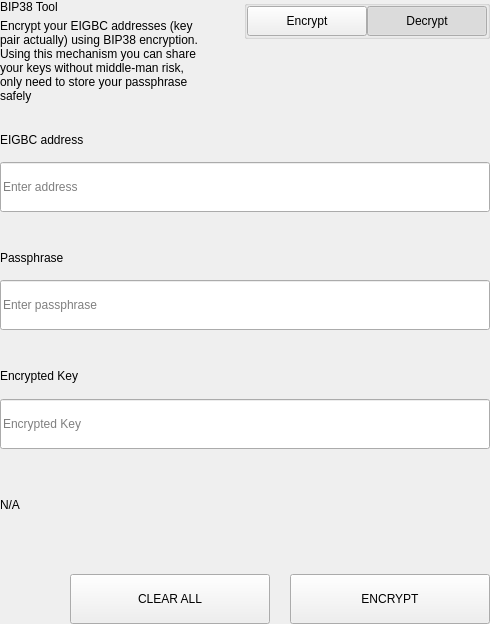
<?xml version="1.0" encoding="UTF-8"?>
<ui version="4.0">
 <class>SettingsBitToolWidget</class>
 <widget class="QWidget" name="SettingsBitToolWidget">
  <property name="geometry">
   <rect>
    <x>0</x>
    <y>0</y>
    <width>490</width>
    <height>624</height>
   </rect>
  </property>
  <property name="windowTitle">
   <string>Form</string>
  </property>
  <layout class="QVBoxLayout" name="verticalLayout">
   <property name="spacing">
    <number>0</number>
   </property>
   <property name="leftMargin">
    <number>0</number>
   </property>
   <property name="topMargin">
    <number>0</number>
   </property>
   <property name="rightMargin">
    <number>0</number>
   </property>
   <property name="bottomMargin">
    <number>0</number>
   </property>
   <item>
    <widget class="QWidget" name="left" native="true">
     <layout class="QVBoxLayout" name="verticalLayout_3">
      <property name="leftMargin">
       <number>0</number>
      </property>
      <property name="topMargin">
       <number>0</number>
      </property>
      <property name="rightMargin">
       <number>0</number>
      </property>
      <property name="bottomMargin">
       <number>0</number>
      </property>
      <item>
       <layout class="QVBoxLayout" name="verticalLayout_2">
        <property name="spacing">
         <number>0</number>
        </property>
        <item>
         <layout class="QHBoxLayout" name="horizontalLayout_3" stretch="3,1">
          <property name="spacing">
           <number>40</number>
          </property>
          <item>
           <layout class="QVBoxLayout" name="verticalLayoutTitle">
            <property name="spacing">
             <number>5</number>
            </property>
            <item>
             <widget class="QLabel" name="labelTitle">
              <property name="text">
               <string>BIP38 Tool</string>
              </property>
             </widget>
            </item>
            <item>
             <widget class="QLabel" name="labelSubtitle1">
              <property name="text">
               <string>Encrypt your EIGBC addresses (key pair actually) using BIP38 encryption.
Using this mechanism you can share your keys without middle-man risk, only need to store your passphrase safely</string>
              </property>
              <property name="wordWrap">
               <bool>true</bool>
              </property>
             </widget>
            </item>
           </layout>
          </item>
          <item alignment="Qt::AlignTop">
           <widget class="QGroupBox" name="groupBox">
            <property name="title">
             <string/>
            </property>
            <property name="alignment">
             <set>Qt::AlignLeading|Qt::AlignLeft|Qt::AlignTop</set>
            </property>
            <layout class="QHBoxLayout" name="horizontalLayout_4">
             <property name="spacing">
              <number>0</number>
             </property>
             <property name="leftMargin">
              <number>0</number>
             </property>
             <property name="topMargin">
              <number>0</number>
             </property>
             <property name="rightMargin">
              <number>0</number>
             </property>
             <property name="bottomMargin">
              <number>0</number>
             </property>
             <item>
              <spacer name="horizontalSpacer">
               <property name="orientation">
                <enum>Qt::Horizontal</enum>
               </property>
               <property name="sizeHint" stdset="0">
                <size>
                 <width>40</width>
                 <height>20</height>
                </size>
               </property>
              </spacer>
             </item>
             <item>
              <widget class="QPushButton" name="pushLeft">
               <property name="minimumSize">
                <size>
                 <width>120</width>
                 <height>30</height>
                </size>
               </property>
               <property name="maximumSize">
                <size>
                 <width>120</width>
                 <height>30</height>
                </size>
               </property>
               <property name="focusPolicy">
                <enum>Qt::NoFocus</enum>
               </property>
               <property name="text">
                <string>Encrypt</string>
               </property>
               <property name="checkable">
                <bool>true</bool>
               </property>
               <property name="autoExclusive">
                <bool>true</bool>
               </property>
              </widget>
             </item>
             <item>
              <widget class="QPushButton" name="pushRight">
               <property name="minimumSize">
                <size>
                 <width>120</width>
                 <height>30</height>
                </size>
               </property>
               <property name="maximumSize">
                <size>
                 <width>120</width>
                 <height>30</height>
                </size>
               </property>
               <property name="focusPolicy">
                <enum>Qt::NoFocus</enum>
               </property>
               <property name="text">
                <string>Decrypt</string>
               </property>
               <property name="checkable">
                <bool>true</bool>
               </property>
               <property name="checked">
                <bool>true</bool>
               </property>
               <property name="autoExclusive">
                <bool>true</bool>
               </property>
              </widget>
             </item>
            </layout>
           </widget>
          </item>
         </layout>
        </item>
        <item>
         <widget class="QStackedWidget" name="stackedWidget">
          <property name="currentIndex">
           <number>1</number>
          </property>
          <widget class="QWidget" name="pageDecrypt">
           <layout class="QVBoxLayout" name="verticalLayout_5">
            <property name="spacing">
             <number>0</number>
            </property>
            <property name="leftMargin">
             <number>0</number>
            </property>
            <property name="topMargin">
             <number>0</number>
            </property>
            <property name="rightMargin">
             <number>0</number>
            </property>
            <property name="bottomMargin">
             <number>0</number>
            </property>
            <item>
             <widget class="QWidget" name="widget" native="true">
              <property name="minimumSize">
               <size>
                <width>0</width>
                <height>100</height>
               </size>
              </property>
              <layout class="QVBoxLayout" name="verticalLayout_4">
               <property name="spacing">
                <number>0</number>
               </property>
               <property name="leftMargin">
                <number>0</number>
               </property>
               <property name="topMargin">
                <number>0</number>
               </property>
               <property name="rightMargin">
                <number>0</number>
               </property>
               <property name="bottomMargin">
                <number>0</number>
               </property>
               <item>
                <spacer name="verticalSpacer_2">
                 <property name="orientation">
                  <enum>Qt::Vertical</enum>
                 </property>
                 <property name="sizeType">
                  <enum>QSizePolicy::Fixed</enum>
                 </property>
                 <property name="sizeHint" stdset="0">
                  <size>
                   <width>20</width>
                   <height>20</height>
                  </size>
                 </property>
                </spacer>
               </item>
               <item>
                <layout class="QHBoxLayout" name="horizontalLayout_6" stretch="2">
                 <property name="spacing">
                  <number>0</number>
                 </property>
                 <item>
                  <layout class="QVBoxLayout" name="verticalLayout_7">
                   <property name="spacing">
                    <number>9</number>
                   </property>
                   <item>
                    <widget class="QLabel" name="labelSubtitleKey">
                     <property name="minimumSize">
                      <size>
                       <width>0</width>
                       <height>20</height>
                      </size>
                     </property>
                     <property name="maximumSize">
                      <size>
                       <width>16777215</width>
                       <height>20</height>
                      </size>
                     </property>
                     <property name="text">
                      <string>Encrypted key</string>
                     </property>
                    </widget>
                   </item>
                   <item>
                    <widget class="QLineEdit" name="lineEditKey">
                     <property name="minimumSize">
                      <size>
                       <width>0</width>
                       <height>50</height>
                      </size>
                     </property>
                     <property name="maximumSize">
                      <size>
                       <width>16777215</width>
                       <height>50</height>
                      </size>
                     </property>
                     <property name="placeholderText">
                      <string>Enter a encrypted key</string>
                     </property>
                    </widget>
                   </item>
                  </layout>
                 </item>
                </layout>
               </item>
               <item>
                <spacer name="verticalSpacer_3">
                 <property name="orientation">
                  <enum>Qt::Vertical</enum>
                 </property>
                 <property name="sizeType">
                  <enum>QSizePolicy::Fixed</enum>
                 </property>
                 <property name="sizeHint" stdset="0">
                  <size>
                   <width>20</width>
                   <height>20</height>
                  </size>
                 </property>
                </spacer>
               </item>
               <item>
                <layout class="QVBoxLayout" name="verticalLayout_9">
                 <property name="spacing">
                  <number>9</number>
                 </property>
                 <item>
                  <widget class="QLabel" name="labelSubtitlePassphrase">
                   <property name="maximumSize">
                    <size>
                     <width>16777215</width>
                     <height>20</height>
                    </size>
                   </property>
                   <property name="text">
                    <string>Passphrase</string>
                   </property>
                  </widget>
                 </item>
                 <item>
                  <widget class="QLineEdit" name="lineEditPassphrase">
                   <property name="minimumSize">
                    <size>
                     <width>0</width>
                     <height>50</height>
                    </size>
                   </property>
                   <property name="maximumSize">
                    <size>
                     <width>16777215</width>
                     <height>50</height>
                    </size>
                   </property>
                   <property name="placeholderText">
                    <string>Enter a passphrase</string>
                   </property>
                  </widget>
                 </item>
                </layout>
               </item>
               <item>
                <spacer name="verticalSpacer_4">
                 <property name="orientation">
                  <enum>Qt::Vertical</enum>
                 </property>
                 <property name="sizeType">
                  <enum>QSizePolicy::Fixed</enum>
                 </property>
                 <property name="sizeHint" stdset="0">
                  <size>
                   <width>20</width>
                   <height>20</height>
                  </size>
                 </property>
                </spacer>
               </item>
               <item>
                <widget class="QWidget" name="widget_3" native="true">
                 <property name="sizePolicy">
                  <sizepolicy hsizetype="Preferred" vsizetype="Fixed">
                   <horstretch>0</horstretch>
                   <verstretch>0</verstretch>
                  </sizepolicy>
                 </property>
                 <layout class="QVBoxLayout" name="verticalLayout_10">
                  <property name="spacing">
                   <number>9</number>
                  </property>
                  <property name="leftMargin">
                   <number>0</number>
                  </property>
                  <property name="topMargin">
                   <number>0</number>
                  </property>
                  <property name="rightMargin">
                   <number>0</number>
                  </property>
                  <property name="bottomMargin">
                   <number>0</number>
                  </property>
                  <item>
                   <widget class="QLabel" name="labelSubtitleDecryptResult">
                    <property name="minimumSize">
                     <size>
                      <width>0</width>
                      <height>20</height>
                     </size>
                    </property>
                    <property name="maximumSize">
                     <size>
                      <width>16777215</width>
                      <height>20</height>
                     </size>
                    </property>
                    <property name="text">
                     <string>Decrypted address result</string>
                    </property>
                   </widget>
                  </item>
                  <item>
                   <widget class="QWidget" name="widget_4" native="true">
                    <layout class="QHBoxLayout" name="horizontalLayout" stretch="6,0,1">
                     <property name="spacing">
                      <number>0</number>
                     </property>
                     <property name="leftMargin">
                      <number>0</number>
                     </property>
                     <property name="topMargin">
                      <number>0</number>
                     </property>
                     <property name="rightMargin">
                      <number>0</number>
                     </property>
                     <property name="bottomMargin">
                      <number>0</number>
                     </property>
                     <item alignment="Qt::AlignVCenter">
                      <widget class="QLineEdit" name="lineEditDecryptResult">
                       <property name="minimumSize">
                        <size>
                         <width>0</width>
                         <height>50</height>
                        </size>
                       </property>
                       <property name="maximumSize">
                        <size>
                         <width>16777215</width>
                         <height>50</height>
                        </size>
                       </property>
                       <property name="placeholderText">
                        <string>Decrypted Address</string>
                       </property>
                      </widget>
                     </item>
                     <item>
                      <spacer name="horizontalSpacer_4">
                       <property name="orientation">
                        <enum>Qt::Horizontal</enum>
                       </property>
                       <property name="sizeType">
                        <enum>QSizePolicy::Fixed</enum>
                       </property>
                       <property name="sizeHint" stdset="0">
                        <size>
                         <width>20</width>
                         <height>50</height>
                        </size>
                       </property>
                      </spacer>
                     </item>
                     <item>
                      <widget class="QPushButton" name="pushButtonImport">
                       <property name="minimumSize">
                        <size>
                         <width>140</width>
                         <height>40</height>
                        </size>
                       </property>
                       <property name="text">
                        <string>Import Address</string>
                       </property>
                      </widget>
                     </item>
                    </layout>
                   </widget>
                  </item>
                 </layout>
                </widget>
               </item>
               <item>
                <widget class="QLabel" name="statusLabel_DEC">
                 <property name="maximumSize">
                  <size>
                   <width>16777215</width>
                   <height>40</height>
                  </size>
                 </property>
                 <property name="text">
                  <string/>
                 </property>
                </widget>
               </item>
               <item>
                <spacer name="verticalSpacer">
                 <property name="orientation">
                  <enum>Qt::Vertical</enum>
                 </property>
                 <property name="sizeType">
                  <enum>QSizePolicy::Preferred</enum>
                 </property>
                 <property name="sizeHint" stdset="0">
                  <size>
                   <width>20</width>
                   <height>20</height>
                  </size>
                 </property>
                </spacer>
               </item>
               <item>
                <layout class="QHBoxLayout" name="horizontalLayout_7">
                 <property name="spacing">
                  <number>0</number>
                 </property>
                 <item>
                  <spacer name="horizontalSpacer_5">
                   <property name="orientation">
                    <enum>Qt::Horizontal</enum>
                   </property>
                   <property name="sizeType">
                    <enum>QSizePolicy::Expanding</enum>
                   </property>
                   <property name="sizeHint" stdset="0">
                    <size>
                     <width>40</width>
                     <height>20</height>
                    </size>
                   </property>
                  </spacer>
                 </item>
                 <item>
                  <widget class="QPushButton" name="pushButtonDecryptClear">
                   <property name="minimumSize">
                    <size>
                     <width>200</width>
                     <height>50</height>
                    </size>
                   </property>
                   <property name="maximumSize">
                    <size>
                     <width>200</width>
                     <height>50</height>
                    </size>
                   </property>
                   <property name="text">
                    <string>CLEAR</string>
                   </property>
                  </widget>
                 </item>
                 <item>
                  <spacer name="horizontalSpacer_3">
                   <property name="orientation">
                    <enum>Qt::Horizontal</enum>
                   </property>
                   <property name="sizeType">
                    <enum>QSizePolicy::Fixed</enum>
                   </property>
                   <property name="sizeHint" stdset="0">
                    <size>
                     <width>20</width>
                     <height>20</height>
                    </size>
                   </property>
                  </spacer>
                 </item>
                 <item>
                  <widget class="QPushButton" name="pushButtonDecrypt">
                   <property name="minimumSize">
                    <size>
                     <width>200</width>
                     <height>50</height>
                    </size>
                   </property>
                   <property name="maximumSize">
                    <size>
                     <width>200</width>
                     <height>50</height>
                    </size>
                   </property>
                   <property name="text">
                    <string>DECRYPT KEY</string>
                   </property>
                  </widget>
                 </item>
                </layout>
               </item>
              </layout>
             </widget>
            </item>
           </layout>
          </widget>
          <widget class="QWidget" name="pageEncrypt">
           <layout class="QVBoxLayout" name="verticalLayout_11">
            <property name="spacing">
             <number>0</number>
            </property>
            <property name="leftMargin">
             <number>0</number>
            </property>
            <property name="topMargin">
             <number>0</number>
            </property>
            <property name="rightMargin">
             <number>0</number>
            </property>
            <property name="bottomMargin">
             <number>0</number>
            </property>
            <item>
             <spacer name="verticalSpacer_8">
              <property name="orientation">
               <enum>Qt::Vertical</enum>
              </property>
              <property name="sizeType">
               <enum>QSizePolicy::Fixed</enum>
              </property>
              <property name="sizeHint" stdset="0">
               <size>
                <width>20</width>
                <height>20</height>
               </size>
              </property>
             </spacer>
            </item>
            <item>
             <widget class="QWidget" name="containerAddressEnc" native="true">
              <layout class="QVBoxLayout" name="containerAddressEncLayout">
               <property name="spacing">
                <number>5</number>
               </property>
               <property name="leftMargin">
                <number>0</number>
               </property>
               <property name="topMargin">
                <number>0</number>
               </property>
               <property name="rightMargin">
                <number>0</number>
               </property>
               <property name="bottomMargin">
                <number>0</number>
               </property>
               <item>
                <widget class="QLabel" name="labelSubtitleAddress">
                 <property name="minimumSize">
                  <size>
                   <width>0</width>
                   <height>20</height>
                  </size>
                 </property>
                 <property name="maximumSize">
                  <size>
                   <width>16777215</width>
                   <height>20</height>
                  </size>
                 </property>
                 <property name="text">
                  <string>EIGBC address</string>
                 </property>
                </widget>
               </item>
               <item>
                <widget class="QLineEdit" name="addressIn_ENC">
                 <property name="minimumSize">
                  <size>
                   <width>0</width>
                   <height>50</height>
                  </size>
                 </property>
                 <property name="placeholderText">
                  <string>Enter address</string>
                 </property>
                </widget>
               </item>
              </layout>
             </widget>
            </item>
            <item>
             <spacer name="verticalSpacer_6">
              <property name="orientation">
               <enum>Qt::Vertical</enum>
              </property>
              <property name="sizeType">
               <enum>QSizePolicy::Fixed</enum>
              </property>
              <property name="sizeHint" stdset="0">
               <size>
                <width>20</width>
                <height>20</height>
               </size>
              </property>
             </spacer>
            </item>
            <item>
             <widget class="QWidget" name="containerAddress" native="true">
              <layout class="QHBoxLayout" name="horizontalLayout_9" stretch="2">
               <property name="spacing">
                <number>0</number>
               </property>
               <property name="leftMargin">
                <number>0</number>
               </property>
               <property name="topMargin">
                <number>0</number>
               </property>
               <property name="rightMargin">
                <number>0</number>
               </property>
               <property name="bottomMargin">
                <number>0</number>
               </property>
               <item>
                <layout class="QVBoxLayout" name="verticalLayout_8">
                 <property name="spacing">
                  <number>5</number>
                 </property>
                 <item>
                  <widget class="QLabel" name="labelSubtitleMessage">
                   <property name="minimumSize">
                    <size>
                     <width>0</width>
                     <height>20</height>
                    </size>
                   </property>
                   <property name="maximumSize">
                    <size>
                     <width>16777215</width>
                     <height>20</height>
                    </size>
                   </property>
                   <property name="text">
                    <string>Passphrase</string>
                   </property>
                  </widget>
                 </item>
                 <item>
                  <widget class="QLineEdit" name="passphraseIn_ENC">
                   <property name="minimumSize">
                    <size>
                     <width>0</width>
                     <height>50</height>
                    </size>
                   </property>
                   <property name="maximumSize">
                    <size>
                     <width>16777215</width>
                     <height>50</height>
                    </size>
                   </property>
                   <property name="placeholderText">
                    <string>Enter passphrase</string>
                   </property>
                  </widget>
                 </item>
                </layout>
               </item>
              </layout>
             </widget>
            </item>
            <item>
             <spacer name="verticalSpacer_7">
              <property name="orientation">
               <enum>Qt::Vertical</enum>
              </property>
              <property name="sizeType">
               <enum>QSizePolicy::Fixed</enum>
              </property>
              <property name="sizeHint" stdset="0">
               <size>
                <width>20</width>
                <height>20</height>
               </size>
              </property>
             </spacer>
            </item>
            <item>
             <widget class="QWidget" name="widget_2" native="true">
              <property name="minimumSize">
               <size>
                <width>0</width>
                <height>75</height>
               </size>
              </property>
              <property name="maximumSize">
               <size>
                <width>16777215</width>
                <height>16777215</height>
               </size>
              </property>
              <layout class="QVBoxLayout" name="verticalLayout_6">
               <property name="leftMargin">
                <number>0</number>
               </property>
               <property name="topMargin">
                <number>0</number>
               </property>
               <property name="rightMargin">
                <number>0</number>
               </property>
               <property name="bottomMargin">
                <number>0</number>
               </property>
               <item>
                <widget class="QLabel" name="labelSubtitleEncryptedKey">
                 <property name="minimumSize">
                  <size>
                   <width>0</width>
                   <height>20</height>
                  </size>
                 </property>
                 <property name="maximumSize">
                  <size>
                   <width>16777215</width>
                   <height>20</height>
                  </size>
                 </property>
                 <property name="text">
                  <string>Encrypted Key</string>
                 </property>
                </widget>
               </item>
               <item>
                <widget class="QLineEdit" name="encryptedKeyOut_ENC">
                 <property name="minimumSize">
                  <size>
                   <width>0</width>
                   <height>50</height>
                  </size>
                 </property>
                 <property name="placeholderText">
                  <string>Encrypted Key</string>
                 </property>
                </widget>
               </item>
              </layout>
             </widget>
            </item>
            <item>
             <widget class="QLabel" name="statusLabel_ENC">
              <property name="text">
               <string notr="true">N/A</string>
              </property>
             </widget>
            </item>
            <item>
             <spacer name="verticalSpacer_5">
              <property name="orientation">
               <enum>Qt::Vertical</enum>
              </property>
              <property name="sizeType">
               <enum>QSizePolicy::Fixed</enum>
              </property>
              <property name="sizeHint" stdset="0">
               <size>
                <width>20</width>
                <height>20</height>
               </size>
              </property>
             </spacer>
            </item>
            <item>
             <layout class="QHBoxLayout" name="horizontalLayout_8">
              <property name="spacing">
               <number>0</number>
              </property>
              <item>
               <spacer name="horizontalSpacer_6">
                <property name="orientation">
                 <enum>Qt::Horizontal</enum>
                </property>
                <property name="sizeType">
                 <enum>QSizePolicy::Expanding</enum>
                </property>
                <property name="sizeHint" stdset="0">
                 <size>
                  <width>40</width>
                  <height>20</height>
                 </size>
                </property>
               </spacer>
              </item>
              <item>
               <widget class="QPushButton" name="pushButtonClear">
                <property name="minimumSize">
                 <size>
                  <width>200</width>
                  <height>50</height>
                 </size>
                </property>
                <property name="focusPolicy">
                 <enum>Qt::NoFocus</enum>
                </property>
                <property name="text">
                 <string>CLEAR ALL</string>
                </property>
               </widget>
              </item>
              <item>
               <spacer name="horizontalSpacer_2">
                <property name="orientation">
                 <enum>Qt::Horizontal</enum>
                </property>
                <property name="sizeType">
                 <enum>QSizePolicy::Fixed</enum>
                </property>
                <property name="sizeHint" stdset="0">
                 <size>
                  <width>20</width>
                  <height>20</height>
                 </size>
                </property>
               </spacer>
              </item>
              <item>
               <widget class="QPushButton" name="pushButtonEncrypt">
                <property name="minimumSize">
                 <size>
                  <width>200</width>
                  <height>50</height>
                 </size>
                </property>
                <property name="maximumSize">
                 <size>
                  <width>200</width>
                  <height>50</height>
                 </size>
                </property>
                <property name="focusPolicy">
                 <enum>Qt::NoFocus</enum>
                </property>
                <property name="text">
                 <string>ENCRYPT</string>
                </property>
               </widget>
              </item>
             </layout>
            </item>
           </layout>
          </widget>
         </widget>
        </item>
       </layout>
      </item>
     </layout>
    </widget>
   </item>
  </layout>
 </widget>
 <resources/>
 <connections/>
</ui>
